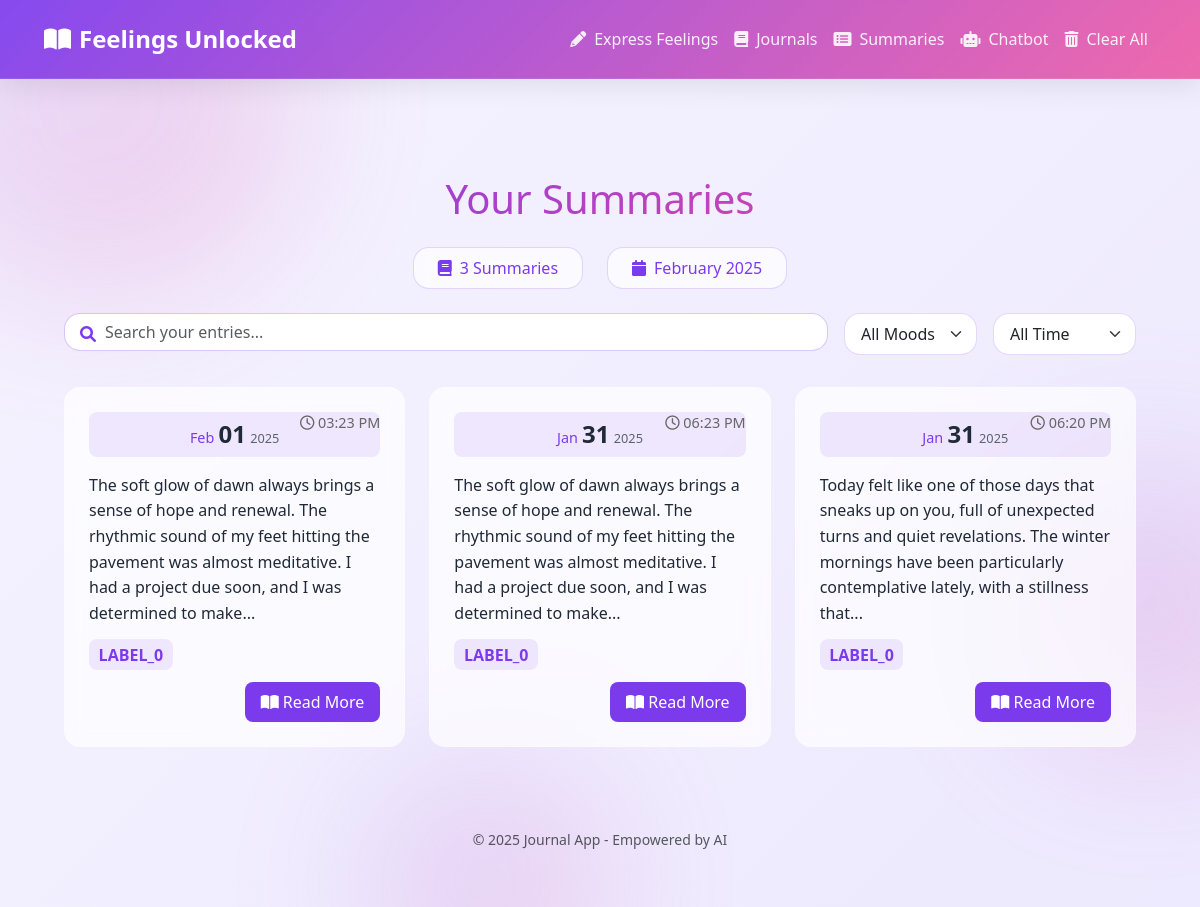
Before: /summaries with the older database file.
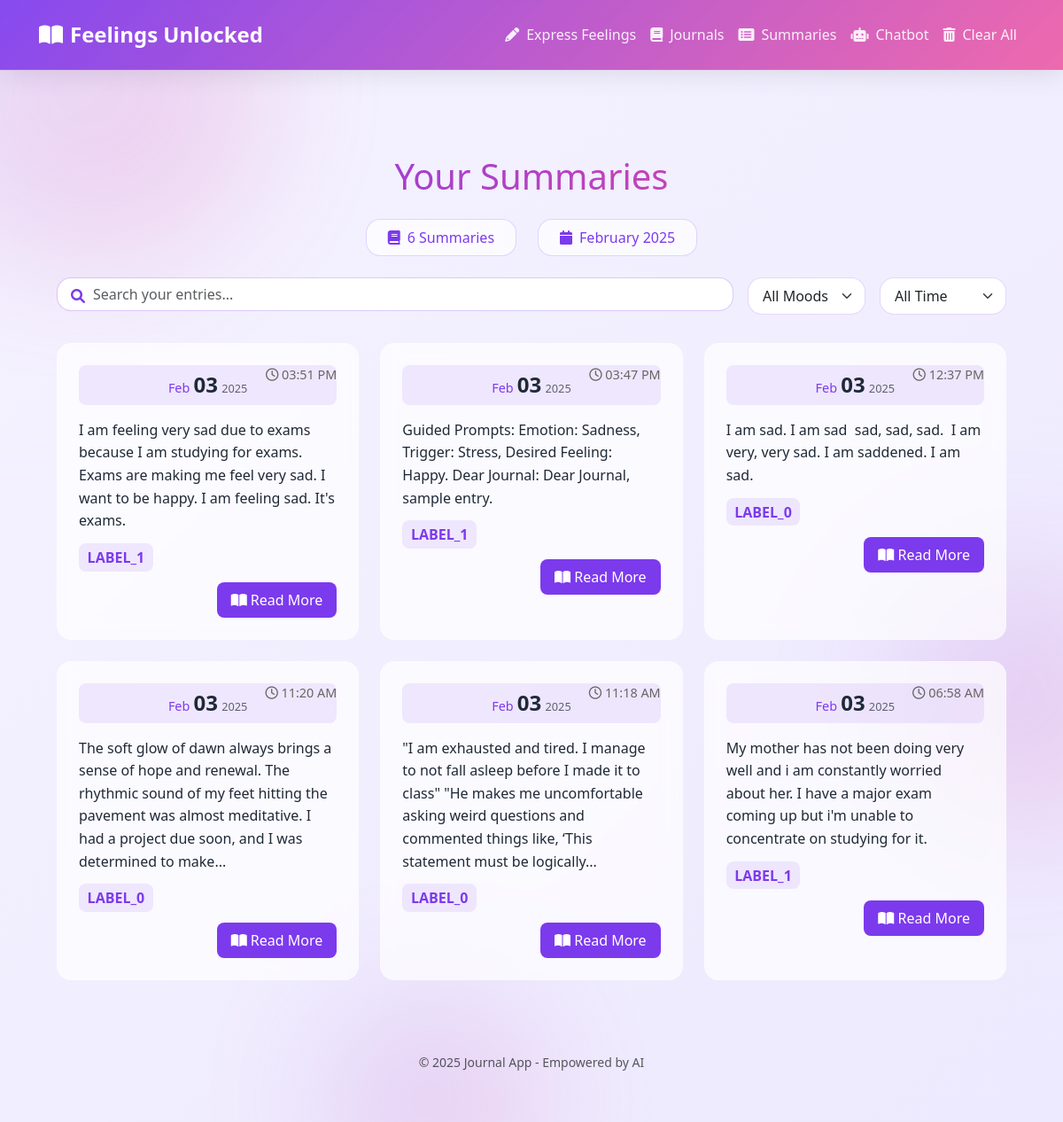
After: the same page with the newer database file.
### app.py (models this page shows, shortened)
class JournalEntry(db.Model):
    id = db.Column(db.Integer, primary_key=True)
    content = db.Column(db.Text, nullable=False)
    summary = db.Column(db.Text, nullable=True)
    sentiment = db.Column(db.Text, nullable=True)
    date_created = db.Column(db.DateTime, default=lambda: datetime.now(pytz.timezone('Asia/Kolkata')))  # Use a lambda function

### app.py (the view)
@app.route('/summaries')
def summaries():
    entries = JournalEntry.query.order_by(JournalEntry.date_created.desc()).all()
    return render_template('summaries.html', entries=entries)

### templates/summaries.html (shortened to what this page needs)
{% extends 'base.html' %}
{% block content %}
<div class="summaries-container fade-in">
    <h1 class="text-center gradient-text mb-4">Your Summaries</h1>
    <div class="d-flex justify-content-center gap-4 mb-4 stats-bar">
        <div class="stat-badge">
            <i class="fas fa-book"></i>
            {{ entries|length }} Summaries
        </div>
        <div class="stat-badge">
            <i class="fas fa-calendar"></i>
            {{ entries[0].date_created.strftime('%B %Y') if entries }}
        </div>
    </div>
    <div class="search-section mb-4">
        <div class="search-section mb-4">
            <div class="d-flex gap-3 flex-wrap">
                <div class="search-box flex-grow-1">
                    <i class="fas fa-search"></i>
                    <input type="text" placeholder="Search your entries..." class="form-control" id="searchInput">
                </div>
                <select class="form-select w-auto" id="sentimentFilter" onchange="filterEntries()">
                    <option value="">All Moods</option>
                </select>
                <select class="form-select w-auto" id="dateFilter" onchange="filterEntries()">
                    <option value="">All Time</option>
                </select>
            </div>
        </div>
    <div class="summaries-grid">
        {% for entry in entries %}
        <div class="summary-card" data-sentiment="{{ entry.sentiment.lower() }}" data-full-content="{{ entry.summary|e }}">
            <div class="date-badge">
                <span class="month">{{ entry.date_created.strftime('%b') }}</span>
                <span class="day">{{ entry.date_created.strftime('%d') }}</span>
                <span class="year">{{ entry.date_created.strftime('%Y') }}</span>
            </div>
            <div class="time-stamp">
                <i class="far fa-clock"></i>
                {{ entry.date_created.strftime('%I:%M %p') }}
            </div>
            <div class="card-content">
                <p class="preview-text">{{ entry.summary|truncate(200) }}</p>
                <div class="sentiment">
                    <span class="sentiment-tag">{{ entry.sentiment }}</span>
                </div>
            </div>
            <div class="card-actions">
                <button class="btn-read-more" onclick="showSummaryModal({{ loop.index0 }})">
                    <i class="fas fa-book-open"></i> Read More
                </button>
            </div>
        </div>
        {% endfor %}
    </div>
</div>
{% endblock %}

Changed rows visible on the page:
removed JournalEntry: date_created "Jan", date_created "31", date_created "2025", date_created "06:23 PM", summary "The soft glow of dawn always brings a sense of hope and renewal. The rhythmic sound of my feet hitting the pavement was almost meditative. I had a project due soon, and I was determined to make...", sentiment "LABEL_0"
removed JournalEntry: date_created "Jan", date_created "31", date_created "2025", date_created "06:20 PM", summary "Today felt like one of those days that sneaks up on you, full of unexpected turns and quiet revelations. The winter mornings have been particularly contemplative lately, with a stillness that...", sentiment "LABEL_0"
changed JournalEntry: date_created "01" → "03"; date_created "03:23 PM" → "03:51 PM"; summary "The soft glow of dawn always brings a sense of hope and renewal. The rhythmic sound of my feet hitting the pavement was almost meditative. I had a project due soon, and I was determined to make..." → "I am feeling very sad due to exams because I am studying for exams. Exams are making me feel very sad. I want to be happy. I am feeling sad. It's exams."; sentiment "LABEL_0" → "LABEL_1"
added JournalEntry: date_created "Feb", date_created "03", date_created "2025", date_created "03:47 PM", summary "Guided Prompts: Emotion: Sadness, Trigger: Stress, Desired Feeling: Happy. Dear Journal: Dear Journal, sample entry.", sentiment "LABEL_1"
added JournalEntry: date_created "Feb", date_created "03", date_created "2025", date_created "12:37 PM", summary "I am sad. I am sad sad, sad, sad. I am very, very sad. I am saddened. I am sad.", sentiment "LABEL_0"
added JournalEntry: date_created "Feb", date_created "03", date_created "2025", date_created "11:20 AM", summary "The soft glow of dawn always brings a sense of hope and renewal. The rhythmic sound of my feet hitting the pavement was almost meditative. I had a project due soon, and I was determined to make...", sentiment "LABEL_0"
added JournalEntry: date_created "Feb", date_created "03", date_created "2025", date_created "11:18 AM", summary "\"I am exhausted and tired. I manage to not fall asleep before I made it to class\" \"He makes me uncomfortable asking weird questions and commented things like, ‘This statement must be logically...", sentiment "LABEL_0"
added JournalEntry: date_created "Feb", date_created "03", date_created "2025", date_created "06:58 AM", summary "My mother has not been doing very well and i am constantly worried about her. I have a major exam coming up but i'm unable to concentrate on studying for it.", sentiment "LABEL_1"
Other visible differences:
{{ entries|length }}: "3" → "6"
